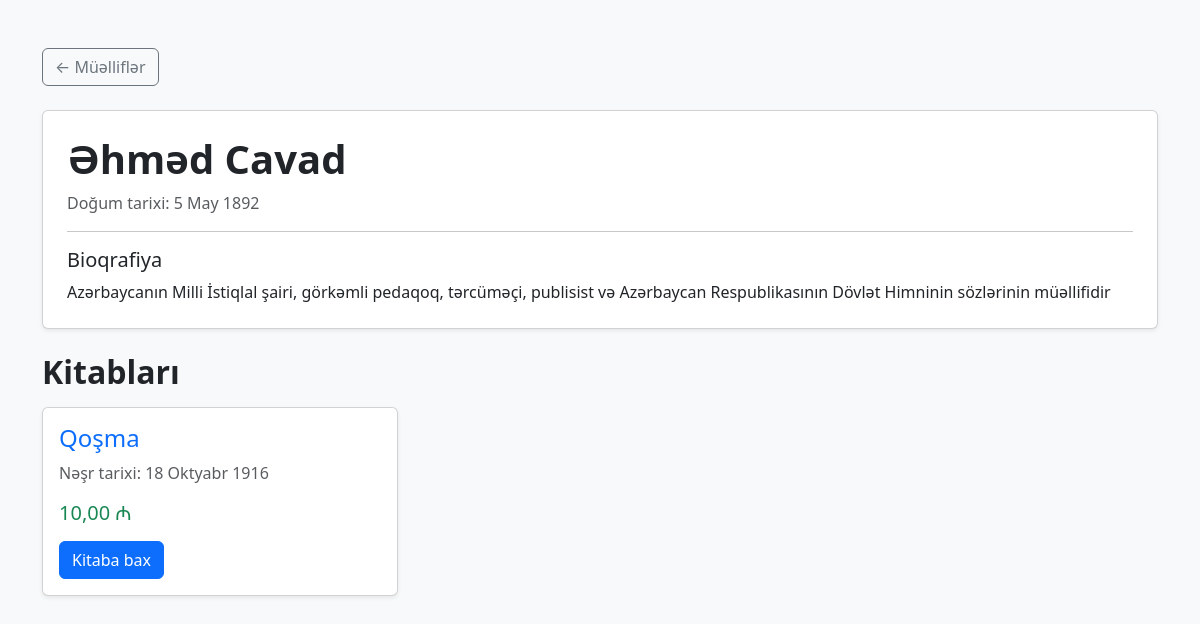
The page /authors/2/ on the database its author committed.
### main/models.py (models this page shows, shortened)
class Author(models.Model):
    name = models.CharField(max_length=100)
    surname = models.CharField(max_length=100)
    birth_date = models.DateField()
    bio = models.TextField()

class Book(models.Model):
    title = models.CharField(max_length=200)
    description = models.TextField()
    published_date = models.DateField()
    price = models.DecimalField(max_digits=10, decimal_places=2)
    author = models.ForeignKey(
        Author,
        on_delete=models.CASCADE,
        related_name="books"
    )

### main/views.py (the view)
# urls.py: path("authors/<int:id>/", views.author_detail, name="author_detail"),
def author_detail(request, id):
    author = get_object_or_404(Author, id=id)
    context = {
        "author": author
    }
    return render(request, "author_detail.html", context)

### templates/author_detail.html (shortened to what this page needs)
<!DOCTYPE html>
<html lang="az">
<head>
    <link href="https://cdn.jsdelivr.net/npm/bootstrap@5.3.3/dist/css/bootstrap.min.css"
          rel="stylesheet">
</head>
<body class="bg-light">
<div class="container py-5">
    <a href="{% url 'authors' %}"
       class="btn btn-outline-secondary mb-4">
        ← Müəlliflər
    </a>
    <div class="card shadow-sm mb-4">
        <div class="card-body p-4">
            <h1 class="fw-bold">
                {{ author.name }} {{ author.surname }}
            </h1>
            <p class="text-muted">
                Doğum tarixi: {{ author.birth_date }}
            </p>
            <hr>
            <h5>Bioqrafiya</h5>
            <p class="mb-0">
                {{ author.bio }}
            </p>
        </div>
    </div>
    <h2 class="fw-bold mb-3">Kitabları</h2>
    <div class="row g-4">
        {% for book in author.books.all %}
        <div class="col-md-6 col-lg-4">
            <div class="card shadow-sm h-100">
                <div class="card-body">
                    <h4>
                        <a href="{% url 'book_detail' book.id %}"
                           class="text-decoration-none">
                            {{ book.title }}
                        </a>
                    </h4>
                    <p class="text-muted">
                        Nəşr tarixi: {{ book.published_date }}
                    </p>
                    <h5 class="text-success">
                        {{ book.price }} ₼
                    </h5>
                    <a href="{% url 'book_detail' book.id %}"
                       class="btn btn-primary mt-2">
                        Kitaba bax
                    </a>
                </div>
            </div>
        </div>
        {% empty %}
        <div class="col-12">
            <div class="alert alert-info">
                Bu müəllifin kitabı yoxdur.
            </div>
        </div>
        {% endfor %}
    </div>
</div>
</body>
</html>

### rows shown on the page
Author: name "Əhməd", surname "Cavad", birth_date "5 May 1892", bio "Azərbaycanın Milli İstiqlal şairi, görkəmli pedaqoq, tərcüməçi, publisist və Azərbaycan Respublikasının Dövlət Himninin sözlərinin müəllifidir"
Book: title "Qoşma", published_date "18 Oktyabr 1916", price "10,00"
